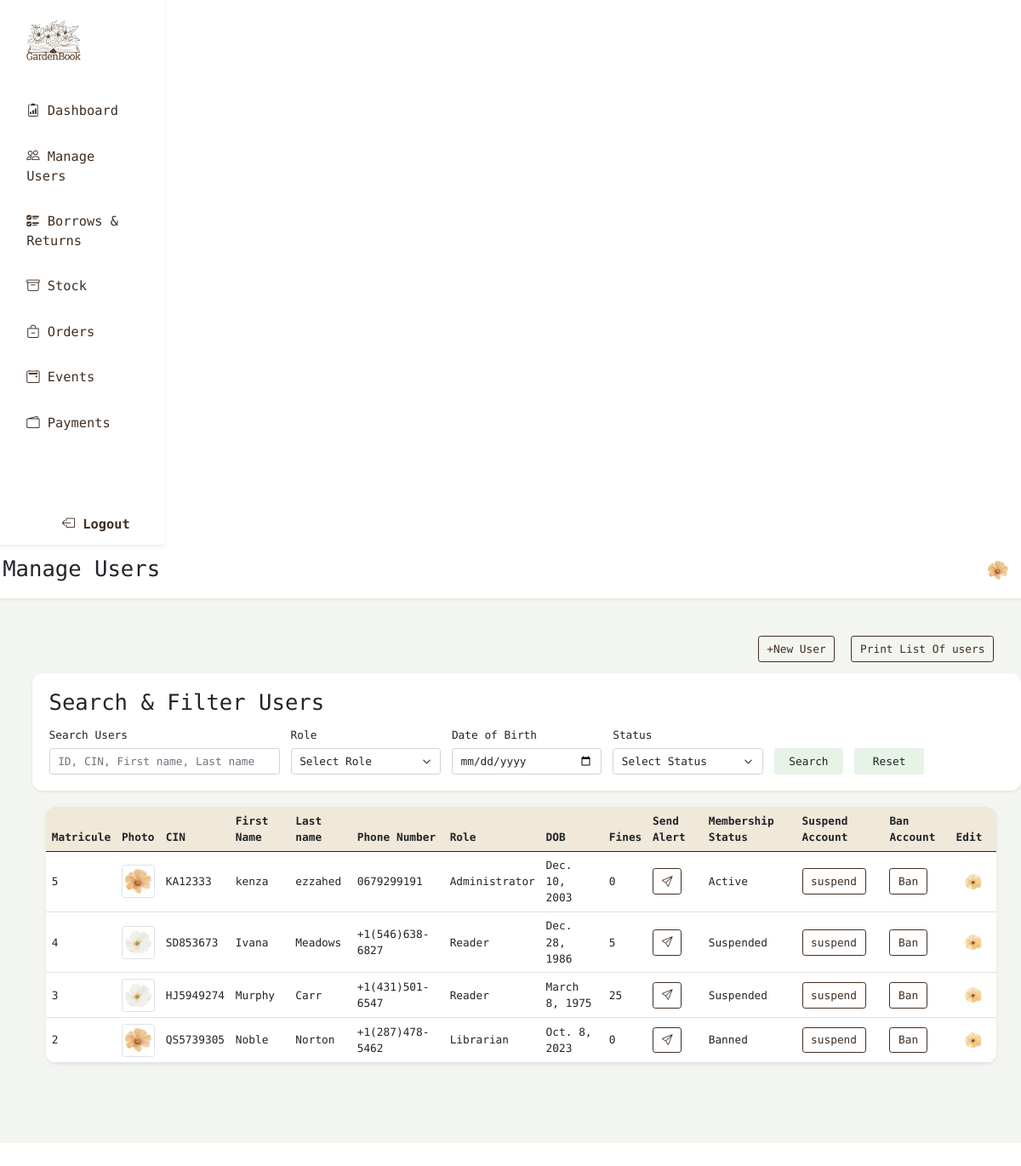
The app's page /manage-users (signed in) with its own data.
### theApp/models.py (models this page shows, shortened)
class Person(AbstractUser):
    cin = models.CharField(max_length=20, unique=True, default="")
    profile_pic = models.ImageField(upload_to='profile_pics/', null=True, blank=True)
    first_name = models.CharField(max_length=50)
    last_name = models.CharField(max_length=50)
    role = models.CharField(max_length=20,choices=RoleName.choices, default=RoleName.READER)
    dob = models.DateField(null=True, blank=True)
    phone = models.CharField(max_length=15, null=True, blank=True)
    status = models.CharField(max_length=20, choices=MembershipStatus.choices, default=MembershipStatus.ACTIVE)
    address = models.CharField(max_length=255, null=True, blank=True)
    city = models.CharField(max_length=100, null=True, blank=True)
    postal_code = models.CharField(max_length=20, null=True, blank=True)
    country = models.CharField(max_length=100, null=True, blank=True)
    bio = models.CharField(max_length=300, null=True, blank=True)
    unread_alerts = models.IntegerField(default=0)
    class Meta:
        ordering = ['-date_joined']

### theApp/views.py (the view, shortened to what this page needs)
# urls.py: path('manage-users', views.users, name="manage-users"),
@login_required(login_url='login')
def users(request):
  users = Person.objects.filter(is_superuser=False)
  user_fines = {}
  q = request.GET.get('q')
  filters = Q()
  role = request.GET.get('role')
  dob = request.GET.get('dob')
  status = request.GET.get('membershipStatus')
  if role:
    filters &= Q(role__iexact=role)
  if dob:
    filters &= Q(dob=dob)
  if status:
    filters &= Q(status__iexact=status)
  users = users.filter(filters)
  for user in users:
    total_fine = Borrow.objects.filter(borrower=user, is_fine_paid=False).aggregate(total=Sum('fine'))['total'] or 0
    user_fines[user.id] = total_fine
    if total_fine > 0 and user.status != 'Suspended':
      user.status = 'Suspended'
      user.save(update_fields=['status'])
  context = {'users': users, 'user_fines': user_fines}
  return render(request, 'manageUsers.html', context)

### theApp/templatetags/custom_filters.py (called while the page is built)
@register.filter
def get_item(dictionary, key):
    return dictionary.get(key, 'No fines')

### templates/manageUsers.html (shortened to what this page needs)
{% extends 'baseLibrarian.html' %}
{% load static %}
{% load custom_filters %}
{% block page %}Manage Users{% endblock %}
{% block content %}
<div class="container-fluid row m-2">
  <div class="row d-flex justify-content-end">
    <div class="col-auto">
      <a href="{% url 'create-user' %}" class="btn btn-outline-brown">+New User</a>
    </div>
    <div class="col-auto">
      <button class="btn btn-outline-brown" data-bs-toggle="modal" data-bs-target="#print-users-modal">Print List Of
        users</button>
    </div>
  </div>
  <div class="container-fluid row m-2">
    <div class="container bg-white shadow-sm rounded-20 m-2 p-4 mb-4">
      <h2 class="mb-3">Search & Filter Users</h2>
      <form method="GET" action="{% url 'manage-users' %}">
        <div class="row gx-3 gy-2 align-items-end">
          <div class="col-md-3">
            <label for="searchUser" class="form-label">Search Users</label>
            <input type="search" name="q" id="searchUser" class="form-control"
              placeholder="ID, CIN, First name, Last name">
          </div>
          <div class="col-md-2">
            <label class="form-label">Role</label>
            <select class="form-select" name="role">
              <option value="">Select Role</option>
            </select>
          </div>
          <div class="col-md-2">
            <label class="form-label">Date of Birth</label>
            <input type="date" name="dob" class="form-control">
          </div>
          <div class="col-md-2">
            <label class="form-label">Status</label>
            <select class="form-select" name="membershipStatus">
              <option value="">Select Status</option>
            </select>
          </div>
          <div class="col-md-1 d-grid">
            <button type="submit" class="btn btn-green">Search</button>
          </div>
          <div class="col-md-1 d-grid">
            <a href="{% url 'manage-users' %}" class="btn btn-green">Reset</a>
          </div>
        </div>
      </form>
    </div>
    <div class="col mx-3">
      <div class="overflow-hidden shadow-sm p-0 rounded-20">
        <table class="table align-middle m-0">
          <thead class="bg-brown-second">
            <tr>
              <th>Matricule</th>
              <th>Photo</th>
              <th>CIN</th>
              <th>First Name</th>
              <th>Last name</th>
              <th>Phone Number</th>
              <th>Role</th>
              <th>DOB</th>
              <th>Fines</th>
              <th>Send Alert</th>
              <th>Membership Status</th>
              {% if request.user.is_authenticated and request.user.role == 'Administrator' %}
              <th>Suspend Account</th>
              <th>Ban Account</th>
              <th>Edit</th>
              {% endif %}
            </tr>
          </thead>
          <tbody class="bg-white">
            {% for user in users %}
            <tr class="clickable-row" data-href="{% url 'profile' user.id %}">
              <td>{{user.id}}</td>
              <td>
                {% if user.profile_pic %}
                <img src="{{ user.profile_pic.url }}" alt="{{ user.first_name }}" class="img-thumbnail" width="50">
                {% else %}
                <img src="{% static 'profile_pic2.png' %}" alt="Default User" class="img-thumbnail" width="50">
                {% endif %}
              </td>
              <td>{{user.cin}}</td>
              <td>{{user.first_name}}</td>
              <td>{{user.last_name}}</td>
              <td>{{user.phone}}</td>
              <td>{{user.role}}</td>
              <td>{{user.dob}}</td>
              <td>
                {{ user_fines|get_item:user.id }}
              </td>
              <td>
                <a href="{% url 'send_fine_alert' user.id %}" class="btn btn-outline-brown">
                  <i class="bi bi-send"></i>
                </a>
              </td>
              <td>{{user.status}}</td>
              {% if request.user.is_authenticated and request.user.role == 'Administrator' %}
              <td>
                <button class="btn btn-outline-brown" data-bs-toggle="modal"
                  data-bs-target="#suspendModal{{ user.id }}">suspend</button>
              </td>
              <td>
                <button class="btn btn-outline-brown" data-bs-toggle="modal"
                  data-bs-target="#banModal{{ user.id }}">Ban</button>
              </td>
              <td>
                <a href="{% url 'edit-user' user.id %}" class="btn bg-white"><img src="{% static 'edit_icon.png' %}"
                    alt="#" class="border-light" width="25"></a>
              </td>
              {% endif %}
            </tr>
            {% endfor %}
          </tbody>
        </table>
      </div>
    </div>
  </div>
</div>
{% endblock %}

### templates/baseLibrarian.html (shortened to what this page needs)
{% load static %}
<!DOCTYPE html>
<html lang="en">
<head>
  <link href="{% static 'assets/dist/css/bootstrap.min.css' %}" rel="stylesheet">
  <link rel="stylesheet" href="{% static 'css/base.css' %}">
</head>
<body>
  <div class="row" style="height: 100vh;">
    <header class="col-md-2 shadow-sm" style="font-size: larger;">
      <aside class="d-flex flex-column justify-content-between vh-100 p-3 mx-2">
        <div class="mb-4">
          <a href="{% url 'dashboard' %}" class="d-flex align-items-center mb-2 text-brown text-decoration-none">
            <img src="{% static 'assets/brand/_logo-nobg.png' %}" class="me-2" width="80" height="80" role="img"
              aria-label="GardenBook">
          </a>
        </div>
        <div class="d-flex flex-column" style="margin-bottom: auto;">
          <a href="{% url 'dashboard' %}" class="mb-4">
            <i class="bi bi-clipboard2-data"></i> Dashboard
          </a>
          <a href="{% url 'manage-users' %}" class="mb-4">
            <i class="bi bi-people"></i> Manage Users
          </a>
          <a href="{% url 'borrows-returns' %}" class="mb-4">
            <i class="bi bi-ui-checks"></i> Borrows & Returns
          </a>
          <a href="{% url 'stock' %}" class="mb-4">
            <i class="bi bi-archive"></i> Stock
          </a>
          <a href="{% url 'orders' %}" class="mb-4">
            <i class="bi bi-bag-dash"></i> Orders
          </a>
          <a href="{% url 'manage-event' %}" class="mb-4">
            <i class="bi bi-calendar2-event"></i> Events
          </a>
          <a href="{% url 'manage-payment' %}" class="mb-4">
            <i class="bi bi-wallet2"></i> Payments
          </a>
        </div>
        <div class="text-end mt-auto">
          <a href="{% url 'logout' %}" style="font-weight: bolder;">
            <i class="bi bi-box-arrow-left"></i> Logout
          </a>
        </div>
      </aside>
    </header>
    <main class="col px-0">
      <div class="row py-3 mx-1 shadow-sm">
        <div class="col-6">
          <h2>{% block page%} Current page name {% endblock page %}</h2>
        </div>
        <div class="col-6 d-flex justify-content-end">
          <a href="{% url 'dashboard' %}">
            <img src="{{ request.user.profile_pic.url }}" alt="Profile" class="rounded-circle"
              style="height: 30px; width: 30px;">
          </a>
        </div>
      </div>
      <div class="py-5 bg-green-soft" style="height: 100vh;">
        {% block content %}
        {% endblock content %}
      </div>
    </main>
  </div>
</body>
</html>

### static/css/base.css (style rules this page uses)
body { font-family: "Geist Mono", sans-serif; padding: 0; margin: 0; min-height: 100vh; zoom: 0.8; }
.bg-green, .btn-green { background: #e8f3e8 !important; }
.bg-green-soft { background: #aabda028 !important; }
.bg-brown-second { background: #f0e8d9; }
.text-brown { color: #402e21; }
a { text-decoration: none; padding: 7px 15px; }
header a { color: #402e21; }
.clickable-row { cursor: pointer; }
.rounded-20 { border-radius: 15px; }
.btn-outline-brown { border-color: #402e21 !important; color: #402e21 !important; }

### records on screen
Person: user.profile_pic (picture)
Person: id "5", cin "KA12333", first_name "kenza", last_name "ezzahed", phone "0679299191", role "Administrator", dob "Dec. 10, 2003", id "0", status "Active"
Person: id "4", profile_pic (picture), cin "SD853673", first_name "Ivana", last_name "Meadows", phone "+1(546)638-6827", role "Reader", dob "Dec. 28, 1986", id "5", status "Suspended"
Person: id "3", profile_pic (picture), cin "HJ5949274", first_name "Murphy", last_name "Carr", phone "+1(431)501-6547", role "Reader", dob "March 8, 1975", id "25", status "Suspended"
Person: id "2", cin "QS5739305", first_name "Noble", last_name "Norton", phone "+1(287)478-5462", role "Librarian", dob "Oct. 8, 2023", id "0", status "Banned"
